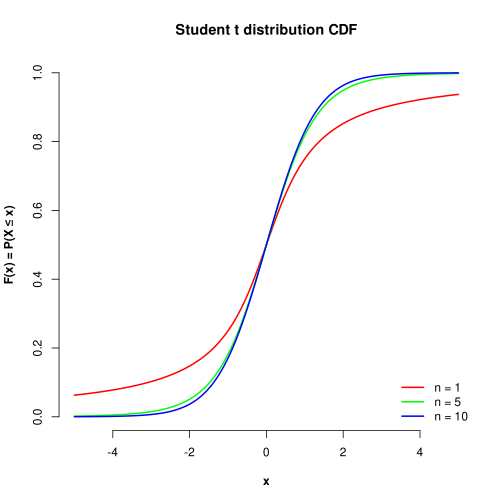

This figure's R source:
svg("Student_CDF.svg")

plot(xlim = c(-5, 5), ylim = c(0, 1), x = "", type = "l",
     main = "Student t distribution CDF", xlab = "x",
     ylab = "F(x) = P(X ≤ x)", bty = 'n', font.lab = 2)

points(seq(-5, 5, 1/1000), pt(seq(-5, 5, 1/1000), df = 1),
       type = 'l', lwd = 2, col = "red")
points(seq(-5, 5, 1/1000), pt(seq(-5, 5, 1/1000), df = 5),
       type = 'l', lwd = 2, col = "green")
points(seq(-5, 5, 1/1000), pt(seq(-5, 5, 1/1000), df = 10),
       type = 'l', lwd = 2, col = "blue")

legend('bottomright', legend = c('n = 1', 'n = 5', 'n = 10'),
       lwd = c(2, 2, 2), col = c('red', 'green', 'blue'), 
       bty = 'n')

dev.off()
